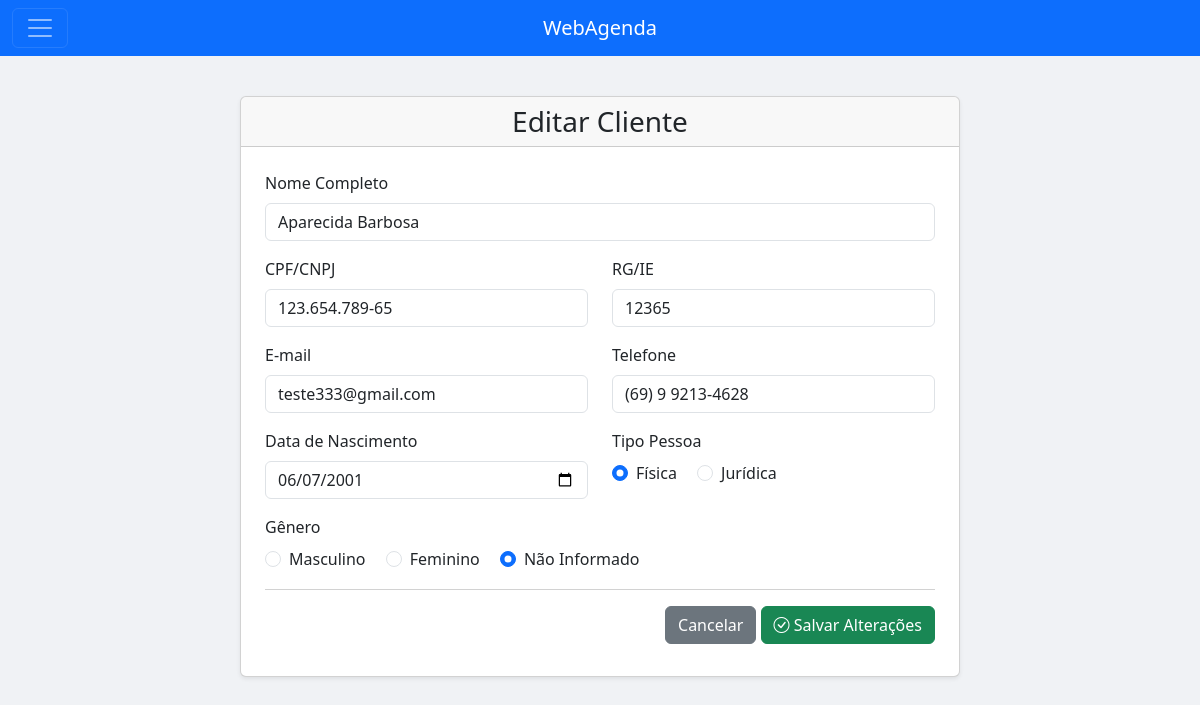
Page /Scripts/agenda.php?menuop=editarcliente&idcli=69 (signed in) on the committed database.
### tables this page shows
CREATE TABLE IF NOT EXISTS `pessoas` (
  `id_pessoa` int NOT NULL AUTO_INCREMENT,
  `nome` varchar(100) NOT NULL,
  `cpfcnpj` varchar(20) NOT NULL,
  `rgie` varchar(20) DEFAULT NULL,
  `nasc` date DEFAULT NULL,
  `f_j` smallint DEFAULT NULL COMMENT '0-Pessoa Fisica, 1-Pessoa Juridica',
  `tipopessoa` smallint DEFAULT NULL COMMENT '0-Usuario, 1-Cliente, 2-Medico',
  `email` varchar(50) DEFAULT NULL,
  `telefone` varchar(50) DEFAULT NULL,
  `genero` char(1) DEFAULT NULL COMMENT 'M-Masculino, F-Feminino, N-Não Identificado',
  `excluido` tinyint(1) DEFAULT NULL,
  PRIMARY KEY (`id_pessoa`)
);

### Scripts/funcoes.php (called while the page is built, shortened)
<?php
function formatarCpfCnpj($numero) {
    $numero = preg_replace('/\D/', '', $numero);
    if (strlen($numero) === 11) {
        return preg_replace('/^(\d{3})(\d{3})(\d{3})(\d{2})$/', '$1.$2.$3-$4', $numero);
    } elseif (strlen($numero) === 14) {
        return preg_replace('/^(\d{2})(\d{3})(\d{3})(\d{4})(\d{2})$/', '$1.$2.$3/$4-$5', $numero);
    }
    return $numero;
}
function formatarTelefone($telefone) {
    $telefone = preg_replace('/\D/', '', $telefone);
    if (strlen($telefone) === 11) {
        return preg_replace('/^(\d{2})(\d{1})(\d{4})(\d{4})$/', '($1) $2 $3-$4', $telefone);
    } elseif (strlen($telefone) === 10) {
        return preg_replace('/^(\d{2})(\d{4})(\d{4})$/', '($1) $2-$3', $telefone);
    }
    return $telefone;
}
?>

### Scripts/editarcliente.php (the view, shortened to what this page needs)
<?php
include_once("conexao.php");
include_once("funcoes.php");
$dados = null;
try {
    $idcli = $_GET["idcli"] ?? null;
    $sql = "SELECT id_pessoa, nome, cpfcnpj, rgie, email, telefone, nasc, f_j, genero FROM pessoas WHERE id_pessoa = ?";
    $stmt = mysqli_prepare($conexao, $sql);
    mysqli_stmt_bind_param($stmt, 'i', $idcli);
    mysqli_stmt_execute($stmt);
    mysqli_stmt_bind_result($stmt, $id_pessoa, $nome, $cpfcnpj, $rgie, $email, $telefone, $nasc, $f_j, $genero);
    if (mysqli_stmt_fetch($stmt)) {
        $dados = [
            'id_pessoa' => $id_pessoa,
            'nome' => $nome,
            'cpfcnpj' => $cpfcnpj,
            'rgie' => $rgie,
            'email' => $email,
            'telefone' => $telefone,
            'nasc' => $nasc,
            'f_j' => $f_j,
            'genero' => $genero
        ];
    }
} catch (Exception $e) {
    die("Erro: " . $e->getMessage());
}
?>
<!DOCTYPE html>
<html lang="pt-br">
<head>
    <link href="https://cdn.jsdelivr.net/npm/bootstrap@5.3.2/dist/css/bootstrap.min.css" rel="stylesheet">
    <link rel="stylesheet" href="https://cdn.jsdelivr.net/npm/bootstrap-icons@1.11.3/font/bootstrap-icons.min.css">
</head>
<body style="background-color: #f0f2f5;">
<div class="container my-4">
    <div class="row justify-content-center">
        <div class="col-12 col-lg-10 col-xl-8">
            <div class="card shadow-sm">
                <div class="card-header">
                    <h3 class="text-center mb-0">Editar Cliente</h3>
                </div>
                <div class="card-body p-4">
                    <form action="agenda.php?menuop=atualizarcliente" method="post">
                        <div class="row">
                            <div class="col-md-12 mb-3">
                                <label for="clinome" class="form-label">Nome Completo</label>
                                <input type="text" class="form-control" id="clinome" name="clinome" value="<?= htmlspecialchars($dados["nome"]) ?>" required>
                            </div>
                            <div class="col-md-6 mb-3">
                                <label for="clicpfcnpj" class="form-label">CPF/CNPJ</label>
                                <input type="text" class="form-control" id="clicpfcnpj" name="clicpfcnpj" value="<?= htmlspecialchars(formatarCpfCnpj($dados["cpfcnpj"])) ?>" required>
                            </div>
                            <div class="col-md-6 mb-3">
                                <label for="clirgie" class="form-label">RG/IE</label>
                                <input type="text" class="form-control" id="clirgie" name="clirgie" value="<?= htmlspecialchars($dados["rgie"]) ?>">
                            </div>
                            <div class="col-md-6 mb-3">
                                <label for="cliemail" class="form-label">E-mail</label>
                                <input type="email" class="form-control" id="cliemail" name="cliemail" value="<?= htmlspecialchars($dados["email"]) ?>">
                            </div>
                            <div class="col-md-6 mb-3">
                                <label for="clitel" class="form-label">Telefone</label>
                                <input type="text" class="form-control" id="clitel" name="clitel" value="<?= htmlspecialchars(formatarTelefone($dados["telefone"])) ?>">
                            </div>
                            <div class="col-md-6 mb-3">
                                <label for="clinasc" class="form-label">Data de Nascimento</label>
                                <input type="date" class="form-control" id="clinasc" name="clinasc" value="<?= htmlspecialchars($dados["nasc"]) ?>">
                            </div>
                            <div class="col-md-6 mb-3">
                                <label class="form-label d-block">Tipo Pessoa</label>
                                <div class="form-check form-check-inline">
                                    <input class="form-check-input" type="radio" id="pessoafisica" name="clitipo" value="0" <?php if ($dados["f_j"] == 0) echo 'checked'; ?> required>
                                    <label class="form-check-label" for="pessoafisica">Física</label>
                                </div>
                                <div class="form-check form-check-inline">
                                    <input class="form-check-input" type="radio" id="pessoajuridica" name="clitipo" value="1" <?php if ($dados["f_j"] == 1) echo 'checked'; ?> required>
                                    <label class="form-check-label" for="pessoajuridica">Jurídica</label>
                                </div>
                            </div>
                            <div class="col-md-12 mb-3">
                                <label class="form-label d-block">Gênero</label>
                                <div class="form-check form-check-inline">
                                    <input class="form-check-input" type="radio" id="masculino" name="cligenero" value="M" <?php if ($dados["genero"] == "M") echo 'checked'; ?> required>
                                    <label class="form-check-label" for="masculino">Masculino</label>
                                </div>
                                <div class="form-check form-check-inline">
                                    <input class="form-check-input" type="radio" id="feminino" name="cligenero" value="F" <?php if ($dados["genero"] == "F") echo 'checked'; ?> required>
                                    <label class="form-check-label" for="feminino">Feminino</label>
                                </div>
                                <div class="form-check form-check-inline">
                                    <input class="form-check-input" type="radio" id="naoidentificado" name="cligenero" value="N" <?php if ($dados["genero"] == "N") echo 'checked'; ?> required>
                                    <label class="form-check-label" for="naoidentificado">Não Informado</label>
                                </div>
                            </div>
                        </div>
                        <div class="card-footer text-end bg-white px-0 pt-3">
                            <a href="agenda.php?menuop=clientes" class="btn btn-secondary">Cancelar</a>
                            <button type="submit" class="btn btn-success" name="atualizar">
                                <i class="bi bi-check-circle"></i> Salvar Alterações
                            </button>
                        </div>
                    </form>
                </div>
            </div>
        </div>
    </div>
</div>
</body>
</html>

### rows in the picture
pessoas: clinome "Aparecida Barbosa", clicpfcnpj "123.654.789-65", clirgie "12365", cliemail "teste333@gmail.com", clitel "(69) 9 9213-4628", clinasc "06/07/2001", f_j "☑ Física", f_j "☐ Jurídica", genero "☐ Masculino", genero "☐ Feminino", genero "☑ Não Informado"
